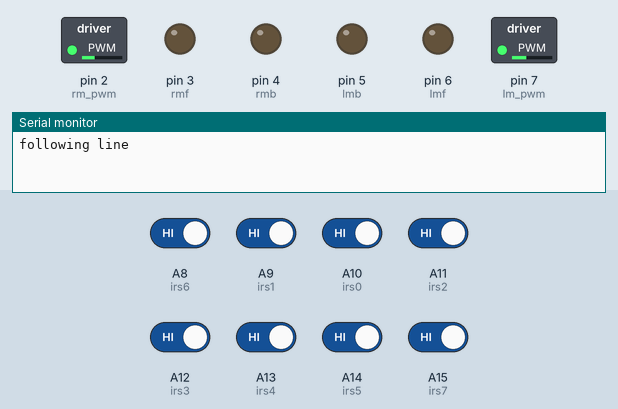
This sketch was run on a simulated Arduino Mega 2560, built with avr-gcc and run on an emulated ATmega2560. On the bench: switched loads named in the sketch (green lamp = pin HIGH), output pins drawn as LEDs (lit = HIGH), the last lines printed to the serial monitor. Dashed ring = blinking. Inputs (shaded band) come from the test bench; at power-on: A8 (irs6), A9 (irs1), A10 (irs0), A11 (irs2), A12 (irs3), A13 (irs4), A14 (irs5), A15 (irs7) HIGH.

Above: at 1.7 s.
1.8 s: A10 (irs0) driven LOW
At 3.4 s:
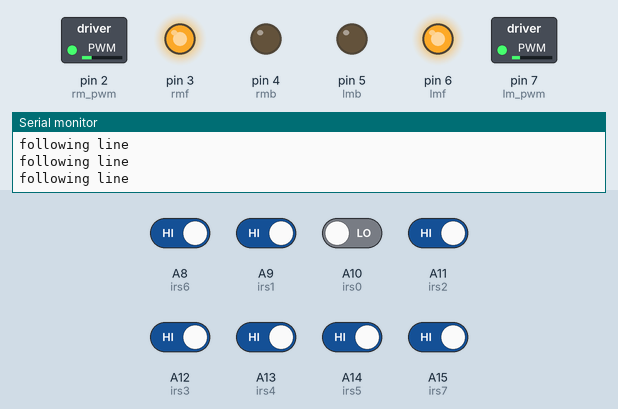
4.0 s: A9 (irs1) driven LOW
At 6.1 s:
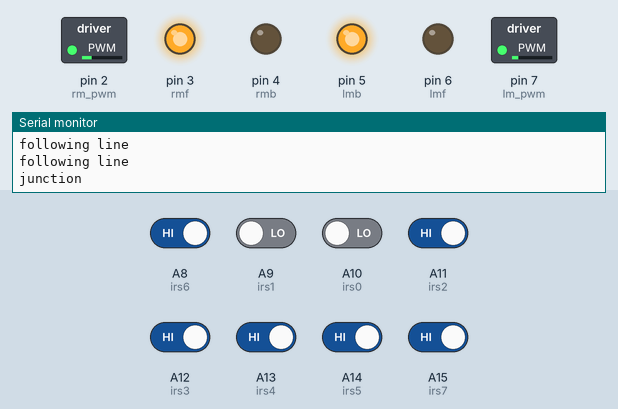
7.5 s: A11 (irs2) driven LOW
At 7.9 s:
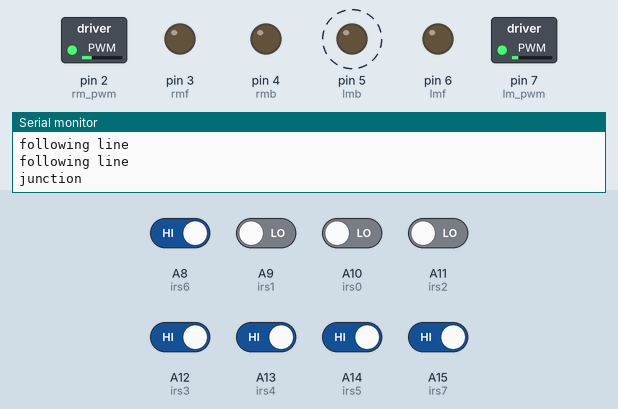
11.0 s: A15 (irs7) driven LOW
14.5 s: A10 (irs0) driven HIGH
At 15.2 s:
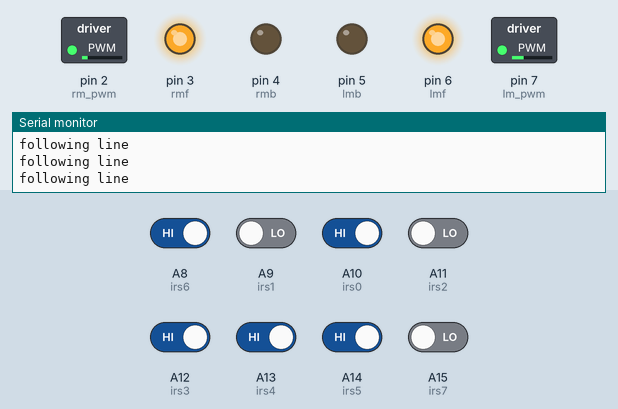
16.1 s: A8 (irs6) driven LOW
At 16.77 s:
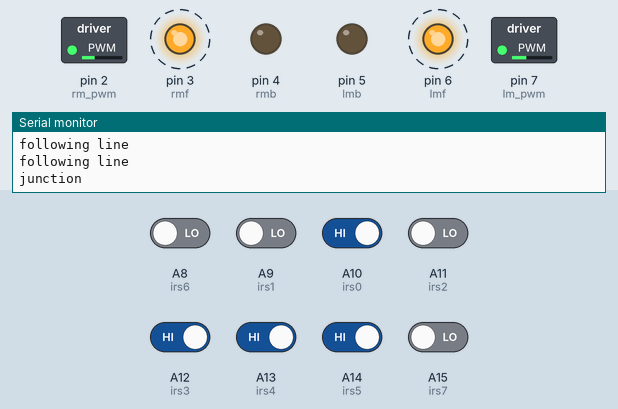
Timing chart, 0 to 20.6 s (numbered marks = the images above; inputs shaded):
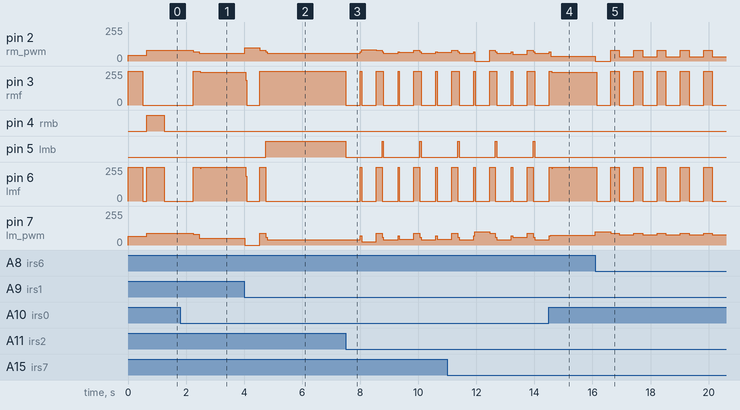

The sketch:

Final_code.ino
```cpp
#define rmf 3
#define rmb 4
#define lmf 6
#define lmb 5

#define rm_pwm 2
#define lm_pwm 7

#define irs0 A10
#define irs1 A9
#define irs2 A11
#define irs3 A12
#define irs4 A13
#define irs5 A14
#define irs6 A8
#define irs7 A15

int i = 0; // i - line(white) , j - no line(black)
int j = 1; // to test code in white background and black lines
int end_point = 0;

int ir_array[8] = {0 ,0, 0, 0, 0, 0, 0, 0};
int error_arr[8] = {-20, -6.8, -2.4, -1,1, 2.4, 6.8, 20};
char path_array[5] = {};
int path_length;
int read_length;

int max_speed = 100;
int mid_speed_R = 45;
int mid_speed_L = 65;
int lms = mid_speed_L;
int rms = mid_speed_R;

float P , I , D , error;
float prev_error = 0;
float Kp = 0.75;
float Ki = 0;
float Kd = 9.5;


void setup() {
  Serial.begin(9600);
  pinMode(lmf, OUTPUT);
  pinMode(lmb, OUTPUT);
  pinMode(rmf, OUTPUT);
  pinMode(rmb, OUTPUT);
  pinMode(lm_pwm, OUTPUT);
  pinMode(rm_pwm, OUTPUT);
  pinMode(irs0, INPUT);
  pinMode(irs1, INPUT);
  pinMode(irs2, INPUT);
  pinMode(irs3, INPUT);
  pinMode(irs4, INPUT);
  pinMode(irs5, INPUT);
  pinMode(irs6, INPUT);
  pinMode(irs7, INPUT);


  motor_speed();
  forward();
  delay(500);


}

void loop() {
  stop();
  delay(0.1);

  read_sensors();
  PID_control();
  forward();
  motor_speed();
  Serial.println("following line");

  //about turn
  if ((ir_array[0]==i) && (ir_array[2]==i) && (ir_array[2]==i) && (ir_array[2]==i) && (ir_array[3]==i) && (ir_array[4]==i) && (ir_array[5]==i)&&(ir_array[7]==i)){
    stop();
    delay(150);
    turn_right();
    rms = 80;
    lms = 90;
    motor_speed();
    delay(600);
    stop();
    delay(1000);
    forward();
    rms=70;
    lms=80;
    motor_speed();
    delay(200);
    read_sensors();
  }
  if (((ir_array[0] == 1)&&((ir_array[1] == 1)||(ir_array[2] == 1)||(ir_array[3] == 1)))  || ((ir_array[7] == 1)&&((ir_array[4] == 1)||(ir_array[5] == 1)||(ir_array[6] == 1)))){
    junction();
    }

}

void forward() {
  digitalWrite(rmf, HIGH);
  digitalWrite(rmb, LOW);
  digitalWrite(lmf, HIGH);
  digitalWrite(lmb, LOW);
}

void turn_right() {
  digitalWrite(lmf, HIGH);
  digitalWrite(lmb, LOW);
  digitalWrite(rmf, LOW);
  digitalWrite(rmb, HIGH);
}

void turn_left() {
  digitalWrite(lmf, LOW);
  digitalWrite(lmb, HIGH);
  digitalWrite(rmf, HIGH);
  digitalWrite(rmb, LOW);
}

void stop () {
  digitalWrite(rmf, LOW);
  digitalWrite(rmb, LOW);
  digitalWrite(lmf, LOW);
  digitalWrite(lmb, LOW);
}

void junction() //at a cross
{
  Serial.println("junction");

  stop();
  delay(500);
  read_sensors();


  int right_path = 0;
  int left_path = 0;
  int straight_path = 0;

  if (((ir_array[0] == j)||(ir_array[1] == j)) && ((ir_array[7]==i) || (ir_array[6] == i))){
    left_path = 1;
    right_path = 0;
    }

  if (((ir_array[0] == j)||(ir_array[1] == j)) && ((ir_array[7] == j) || (ir_array[6] == j))){
    left_path = 1;
    right_path = 0;
    }

  if (((ir_array[0] == i)||(ir_array[1] == i)) && ((ir_array[7]==j) || (ir_array[6] == j))){
    right_path = 1;
    left_path = 0;
    }

    forward();
    rms=80;
    lms=90;
    motor_speed();
    delay(200);

   read_sensors();
   if ((ir_array[0]==j) && (ir_array[1]==j) && (ir_array[2]==j) && (ir_array[3]==j) && (ir_array[4]==j) && (ir_array[5]==j) && (ir_array[6]==j)&&(ir_array[7]==i)){
    stop();
    delay(1000);
    end_point = 1;
    Serial.println("Finished");
    Serial.println(path_array);
    if (end_point == 1)
      {
      turn_right();
      rms = 80;
      lms = 90;
      motor_speed();
      delay(565);
      /*while(true)
        {
        turn_right();
        rms=40;
        lms=40;
        motor_speed();
        read_sensors();
        if((ir_array[2]==j)|| (ir_array[3]==j) || (ir_array[4]==j)){
          stop();
          delay(100);
          break;
        }*/
      stop();
      delay(500);
      forward();
      rms = 80;
      lms = 90;
      motor_speed();
      delay(100);

      while (path_length == -1)
        {
        read_sensors();
        PID_control();
        forward();
        motor_speed();
        if ((ir_array[0] == 1) || (ir_array[7] == 1))
          {
          stop();
          delay(500);
          if (path_array[path_length] == 'D')
            {
              path_length = path_length - 1;
            }
          turning();
          path_length = path_length - 1;
          }
        }
      end_point = 0;
      }
      stop();
      while(1)
      {

      }

   }

  if ((ir_array[1]==j) || (ir_array[2]==j) || (ir_array[3]==j) || (ir_array[4]==j) || (ir_array[5]==j)||(ir_array[6]==j)) {
   straight_path = 1;
   }

  if (left_path == 1){
    path_length++;
    if (path_array[path_length-2] == 'B'){
      short_path();
    }
    turn_left();
    rms=70;
    lms=60;
    motor_speed();
    delay(50);

    while(true){
      turn_left();
      rms=60;
      lms=40;
      motor_speed();
      read_sensors();
      if((ir_array[2]==j)|| (ir_array[3]==j) || (ir_array[4]==j) || (ir_array[5]==j)){
        stop();
        delay(500);
        break;
      }
    }
    Serial.println("left");
    path_array[path_length] = 'L';
    prt_arr();
    forward();
    rms = 70;
    lms = 70;
    motor_speed();
    delay(50);
    }


   else if (straight_path == 1){
    path_length++;
    if (path_array[path_length-2] == 'B'){
      short_path();
    }
    Serial.println("Straight");
    path_array[path_length] = 'S';
    prt_arr();
    forward();
    rms=80;
    lms=90;
    motor_speed();
    delay(100);
    }

  else if (right_path == 1){
    path_length++;
    if (path_array[path_length-2] == 'B'){
      short_path();
    }

    turn_right();
    rms=80;
    lms=80;
    motor_speed();
    while(true){
      turn_right();
      rms=40;
      lms=90;
      motor_speed();
      read_sensors();
      if((ir_array[2]==j)|| (ir_array[3]==j) || (ir_array[4]==j) || (ir_array[5]==j)){
        stop();
        delay(500);
        break;
      }
    }
    Serial.println("Right");
    path_array[path_length] = 'R';
    prt_arr();
    forward();
    rms = 70;
    lms = 70;
    motor_speed();
    delay(50);

    }


}


void motor_speed() {
  analogWrite(rm_pwm, rms);
  analogWrite(lm_pwm, lms);
  }

void PID_control() {
  error = 0 ;

  for (int a=0; a<=7; a++)
    {
    error = error + ir_array[a]*error_arr[a];
    }

  P = error;
  I = I + error;
  D = error - prev_error;
  prev_error = error;

  float PID_value = (P*Kp + I*Ki + D*Kd);
  int PID_value_int = round(PID_value);

  rms = mid_speed_R - PID_value;
  lms = mid_speed_L + PID_value;


  if (rms < 0)         {rms = 0; }
  if (rms > max_speed) {rms = max_speed; }
  if (lms < 0)          {lms = 0; }
  if (lms > max_speed)  {lms = max_speed; }

  }

 void read_sensors(){
 ir_array[0] = !digitalRead(irs0);
//  if (ir_array[0] == 0 ) {ir_array[0] = 1; }
//  else {ir_array[0] = 0 ;}

  ir_array[1] = !digitalRead(irs1);
//  if (ir_array[1] == 0 ) {ir_array[1] = 1; }
//  else {ir_array[1] = 0 ;}

  ir_array[2] = !digitalRead(irs2);
//  if (ir_array[2] == 0 ) {ir_array[2] = 1; }
//  else {ir_array[2] = 0 ;}

  ir_array[3] = !digitalRead(irs3);
//  if (ir_array[3] == 0 ) {ir_array[3] = 1; }
//  else {ir_array[3] = 0 ;}

  ir_array[4] = !digitalRead(irs4);
//  if (ir_array[4] == 0 ) {ir_array[4] = 1; }
//  else {ir_array[4] = 0 ;}

  ir_array[5] = !digitalRead(irs5);
//  if (ir_array[5] == 0 ) {ir_array[5] = 1; }
//  else {ir_array[5] = 0 ;}

  ir_array[6] = !digitalRead(irs6);
//  if (ir_array[6] == 0 ) {ir_array[6] = 1; }
//  else {ir_array[6] = 0 ;}
ir_array[7] = !digitalRead(irs7);
//  if (ir_array[6] == 0 ) {ir_array[6] = 1; }
//  else {ir_array[6] = 0 ;}
 }


void short_path(){

  int shortDone = 0;

  if ((path_array[path_length-3] == 'L') && (path_array[path_length-1] == 'R')){
    path_length = path_length - 3;
    path_array[path_length] = 'B';
    shortDone = 1;
  }

  if ((path_array[path_length-3] == 'L') && (path_array[path_length-1] == 'S') && (shortDone == 0)){
    path_length = path_length - 3;
    path_array[path_length] = 'R';
    shortDone = 1;
  }

  if ((path_array[path_length-3] == 'R') && (path_array[path_length-1] == 'L') && (shortDone == 0)){
    path_length = path_length - 3;
    path_array[path_length] = 'B';
    shortDone = 1;
  }

  if ((path_array[path_length-3] == 'S') && (path_array[path_length-1] == 'L') && (shortDone == 0)){
    path_length = path_length - 3;
    path_array[path_length] = 'R';
    shortDone = 1;
  }

  if ((path_array[path_length-3] == 'S') && (path_array[path_length-1] == 'S') && (shortDone == 0)){
    path_length = path_length - 3;
    path_array[path_length] = 'B';
    shortDone = 1;
  }

  if ((path_array[path_length-3] == 'L') && (path_array[path_length-1] == 'L') && (shortDone == 0)) {
    path_length = path_length - 3;
    path_array[path_length] = 'S';
    shortDone = 1;
  }
  path_array[path_length+1] = 'D';
  path_array[path_length+2] = 'D';
  path_length++;

}

void turning()
{
  if (path_array[path_length] == 'R')
          {
          turn_left();
          rms=80;
          lms=90;
          motor_speed();
          delay(300);

          while(true)
            {
            turn_left();
            rms=40;
            lms=45;
            motor_speed();
            read_sensors();
            if((ir_array[2]==j)|| (ir_array[3]==j) || (ir_array[4]==j)||(ir_array[5]==j))
              {
              stop();
              delay(100);
              break;
              }
            }

          }
        else if (path_array[path_length] == 'S')
          {
          forward();
          rms=90;
          lms=60;
          motor_speed();
          delay(100);
          }

        else if (path_array[path_length] == 'L')
          {
          turn_right();
          rms=80;
          lms=80;
          motor_speed();
          delay(300);

          while(true)
            {
            turn_right();
            rms=40;
            lms=40;
            motor_speed();
            read_sensors();
            if((ir_array[2]==j)|| (ir_array[3]==j) || (ir_array[4]==j)){
              stop();
              delay(100);
              break;
              }
            }

          }

}

void prt_arr(){

  int a = 0;
  while (a < path_length)
    {
      Serial.print(path_array[a]);
      a = a+1;
    }
  Serial.println();
}
```

Measured:
- after the input at 1.8 s, pin 4 (rmb): stays LOW (without the input it goes to HIGH after 0.80 s)
- after the input at 4.0 s, pin 2 (rm_pwm): 60/255 → 100/255 at once, → 80/255 0.53 s later, → 60/255 0.20 s later; pin 3 (rmf): 247/255 → 0/255 after 0.05 s, → 255/255 0.49 s later
- after the input at 7.5 s, pin 3 (rmf): 255/255 → 0/255 at once, then repeats every 1.3 s: 255/255 0.05 s, 0/255 0.50 s, 255/255 0.25 s, 0/255 0.50 s; pin 5 (lmb): alternates HIGH for 0.05 s and LOW for 1.3 s, starting at once
- after the input at 14.5 s, pin 5 (lmb): stays LOW (without the input it goes to HIGH after 0.76 s)
- after the input at 16.1 s, pin 2 (rm_pwm): 36/255 → 0/255 at once, then repeats every 0.80 s: 80/255 0.30 s, 31/255 0.50 s; pin 3 (rmf), pin 6 (lmf): alternates 255/255 for 0.30 s and 0/255 for 0.50 s, starting after 0.06 s; pin 7 (lm_pwm): 74/255 → 100/255 at once, then repeats every 0.80 s: 90/255 0.30 s, 78/255 0.50 s
